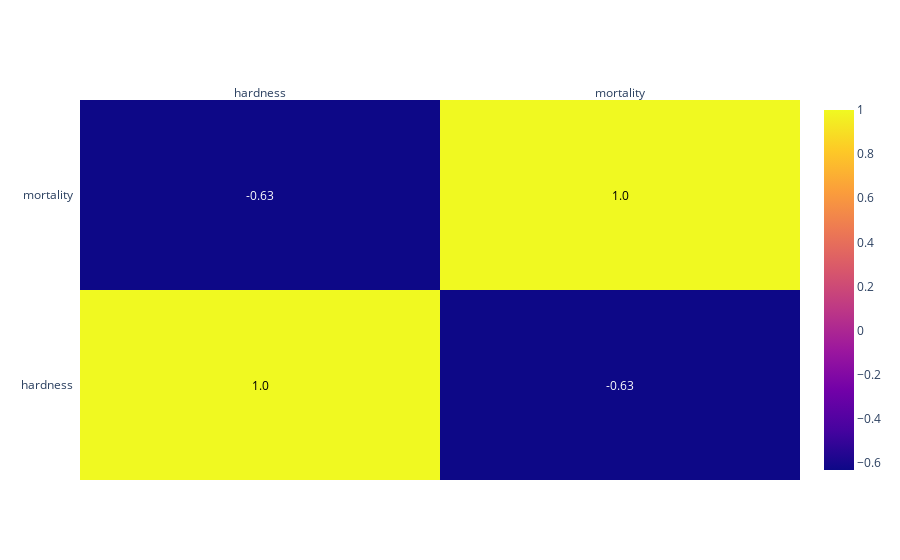

The cell this chart's notebook holds for it:
### Code cell
spear = df[['hardness', 'mortality']].corr(method='spearman')

fig = ff.create_annotated_heatmap(z=spear.values, x=list(spear.columns), y=list(spear.index),
    annotation_text=spear.round(2).values, showscale=True, colorscale='plasma')
fig.show()

### Figure 1 — Plotly figure (JSON) as saved in the notebook; plotly's stock layout.template omitted (floating-point values rounded to 4 significant figures)
{"data": [{"colorscale": [[0, "#0d0887"], [0.1111, "#46039f"], [0.2222, "#7201a8"], [0.3333, "#9c179e"], [0.4444, "#bd3786"], [0.5556, "#d8576b"], [0.6667, "#ed7953"], [0.7778, "#fb9f3a"], [0.8889, "#fdca26"], [1, "#f0f921"]], "reversescale": false, "showscale": true, "type": "heatmap", "x": ["hardness", "mortality"], "y": ["hardness", "mortality"], "z": [[1, -0.6317], [-0.6317, 1]]}], "layout": {"annotations": [{"font": {"color": "#000000"}, "showarrow": false, "text": "1.0", "x": "hardness", "xref": "x", "y": "hardness", "yref": "y"}, {"font": {"color": "#FFFFFF"}, "showarrow": false, "text": "-0.63", "x": "mortality", "xref": "x", "y": "hardness", "yref": "y"}, {"font": {"color": "#FFFFFF"}, "showarrow": false, "text": "-0.63", "x": "hardness", "xref": "x", "y": "mortality", "yref": "y"}, {"font": {"color": "#000000"}, "showarrow": false, "text": "1.0", "x": "mortality", "xref": "x", "y": "mortality", "yref": "y"}], "xaxis": {"dtick": 1, "gridcolor": "rgb(0, 0, 0)", "side": "top", "ticks": ""}, "yaxis": {"dtick": 1, "ticks": "", "ticksuffix": "  "}}}
